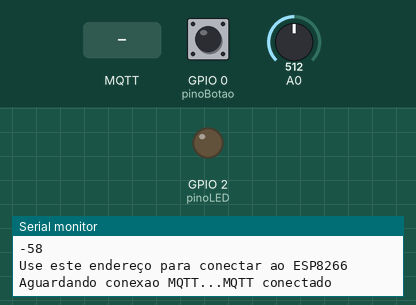
Simulated run of this sketch. Board: ESP8266 (NodeMCU). On the bench: output pins drawn as LEDs (lit = HIGH), the last lines printed to the serial monitor. The inputs (shaded band) are chosen by the test bench; at power-on: GPIO 0 (pinoBotao) HIGH, A0 = 512. WiFi joins after 1.5 s; servers stay silent unless stated; no MQTT or app messages arrive unless stated.

Above: at 2.7 s.
2.8 s: GPIO 0 (pinoBotao) pulled LOW for 0.15 s
At 4.3 s:
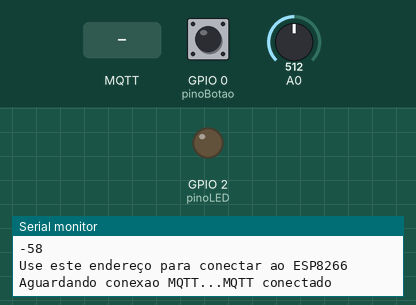
5.9 s: MQTT message "on" arrives on the first subscribed topic
7.4 s: GPIO 0 (pinoBotao) pulled LOW for 3.2 s
At 7.7 s:
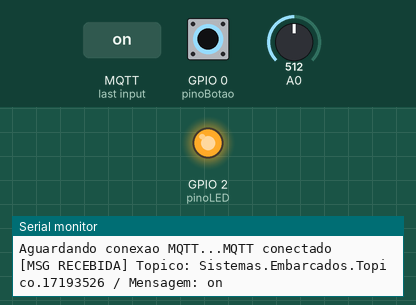
12.1 s: MQTT message "off" arrives on the first subscribed topic
Timing chart, 0 to 14.6 s (numbered marks = the images above; inputs shaded):
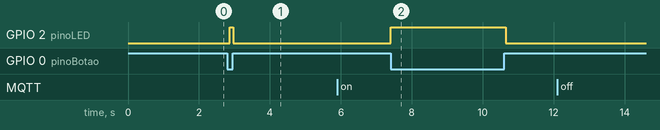

The sketch:

Atividade_Infravermelho.ino
```cpp
#include <ESP8266WiFi.h>
#include <PubSubClient.h>

// Configuracoes iniciais
#define pinoBotao 0
#define pinoLED   BUILTIN_LED

unsigned long tempoAnteriorDebounce = 0;
unsigned long debounceDelay = 50;   // tempo do debounce time; aumentar se saida oscila

const char* ssid = "MyASUS";
const char* senha = "9a4281138522";

const char* mqtt_server = "broker.mqtt-dashboard.com";
const char* topico = "Sistemas.Embarcados.Topico.17193526";

WiFiClient clienteWIFI;
PubSubClient clienteMQTT(clienteWIFI);
String strMacAddress;
char macAddress[6];

int botao;
int z;
int statusLED = HIGH;
int statusBotao = 0;

// Metodo que monitora o recebimento de mensagens do broker MQTT
void callback(char* topico, byte* payload, unsigned int tamanho) {
  Serial.print("[MSG RECEBIDA] Topico: ");
  Serial.print(topico);
  Serial.print(" / Mensagem: ");
  for (int i = 0; i < tamanho; i++) {
    Serial.print((char)payload[i]);
  }
  Serial.println();
  // Controla o LED conforme o valor recebido
  if ((char)payload[0] == '1') {
    digitalWrite(pinoLED, LOW);   // Liga o LED nivel baixo por saída ser PULL_UP
  } else {
    digitalWrite(pinoLED, HIGH);  // Desliga o LED
  }
  statusLED = !digitalRead(pinoLED);
}

void conectaMQTT() {
  // Loop ate conexão
  while (!clienteMQTT.connected()) {
    Serial.print("Aguardando conexao MQTT...");
    if (clienteMQTT.connect(macAddress)) {
      Serial.println("MQTT conectado");
      //faz subscribe automatico no topico
      clienteMQTT.subscribe(topico);
    } else {
      Serial.print("Falha, rc=");
      Serial.print(clienteMQTT.state());
      Serial.println(" tentando reconectar em 5 segundos.");
      delay(5000);
    }
  }
}

void setup() {
  pinMode(pinoLED, OUTPUT);
  pinMode(pinoBotao, INPUT);
  Serial.begin(115200);

  // Conexao to Wi-Fi
  Serial.print("Conectando ");
  Serial.println(ssid);
  WiFi.begin(ssid, senha);
  while (WiFi.status() != WL_CONNECTED) {
    delay(500);
    Serial.print(".");
  }
  // Mostra IP do servidor
  Serial.println("");
  Serial.println("WiFi conectado.");
  Serial.print("Endereço IP: ");
  Serial.println(WiFi.localIP());
  Serial.println(WiFi.RSSI());
  Serial.println("Use este endereço para conectar ao ESP8266");
  Serial.println();
  strMacAddress = WiFi.macAddress();
  strMacAddress.toCharArray(macAddress,6);
  // Conexao com broker no servidor MQTT
  clienteMQTT.setServer(mqtt_server, 1883);
  // Definicao do procedimento de recebimento de mensagens
  clienteMQTT.setCallback(callback);
}

void loop() {
  if (!clienteMQTT.connected()) {
    conectaMQTT();
  }
  clienteMQTT.loop();

  const char* payload;

  z = analogRead(A0);
  //Serial.println(z);
  if (z > 100 && z < 135) botao = 1;
  else if (z > 150 && z < 190) botao = 2;
  else if (z > 500 && z < 550) botao = 3;
  else if (z > 230 && z < 280) botao = 4;
  else botao = 0;
  //Serial.println(z);
  switch (botao) {
    case 1:
      //Serial.println("VOL-");
      payload = "VOL_DOWN";
      clienteMQTT.publish(topico, payload);
      break;
    case 2:
      //Serial.println("CH-");
      payload = "CH_DOWN";
      clienteMQTT.publish(topico, payload);
      break;
    case 3:
      //Serial.println("VOL+");
      payload = "VOL_UP";
      clienteMQTT.publish(topico, payload);
      break;
    case 4:
      //Serial.println("CH+");
      payload = "CH_UP";
      clienteMQTT.publish(topico, payload);
      break;
  }
  statusBotao = digitalRead(pinoBotao);
  if (statusBotao == LOW)
  {
    digitalWrite(pinoLED, HIGH);
    payload = "POWER";
    clienteMQTT.publish(topico, payload);
  }
  else
  {
    digitalWrite(pinoLED, LOW);
  }
  delay(100);
}
```

Measured:
- after the input at 2.8 s, GPIO 2 (pinoLED): LOW → HIGH after 0.07 s, → LOW 0.10 s later
- after the input at 7.4 s, GPIO 2 (pinoLED): LOW → HIGH at once, → LOW 3.2 s later
